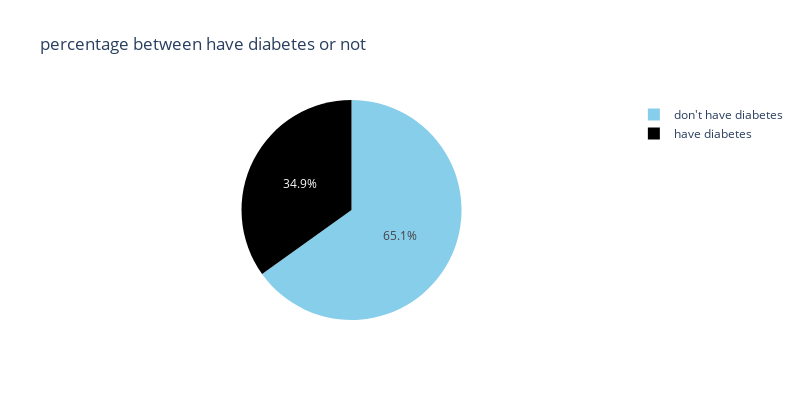

Write notebook code for a chart like this one.
### Code cell
lis=["don't have diabetes","have diabetes"]
have_or_not = data["Outcome"].value_counts().tolist()
values = [have_or_not[0], have_or_not[1]]
fig = px.pie(values=data['Outcome'].value_counts(), names=lis , width=800, height=400, color_discrete_sequence=["skyblue","black"]
             ,title="percentage between have diabetes or not")
fig.show()

### Figure 1 — Plotly figure (JSON) as saved in the notebook; plotly's stock layout.template omitted (floating-point values rounded to 4 significant figures)
{"data": [{"domain": {"x": [0, 1], "y": [0, 1]}, "hovertemplate": "label=%{label}<br>value=%{value}<extra></extra>", "labels": ["don't have diabetes", "have diabetes"], "legendgroup": "", "name": "", "showlegend": true, "type": "pie", "values": [500, 268]}], "layout": {"height": 400, "legend": {"tracegroupgap": 0}, "piecolorway": ["skyblue", "black"], "title": {"text": "percentage between have diabetes or not"}, "width": 800}}
